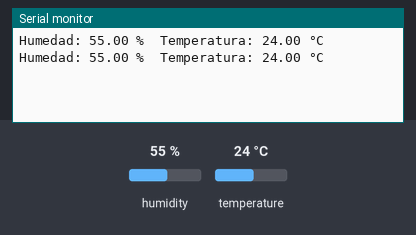
The sketch below on a simulated ESP32. On the bench: the last lines printed to the serial monitor. The test bench sets the inputs (shaded band); at power-on: humidity 55 %, temperature 24 °C.

Above: at 2.8 s.
2.9 s: humidity set to 22 %
At 5.3 s:
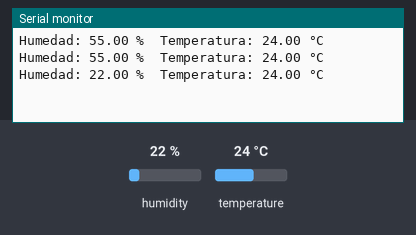
5.6 s: temperature set to 12 °C
At 6.5 s:
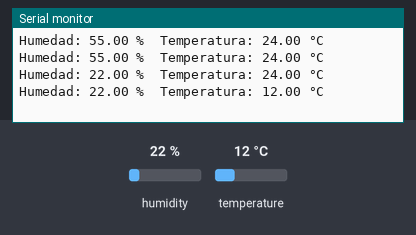
8.3 s: humidity set to 40 %
At 11.3 s:
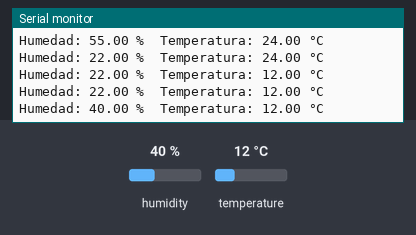
Timing chart, 0 to 12.8 s (numbered marks = the images above; inputs shaded):
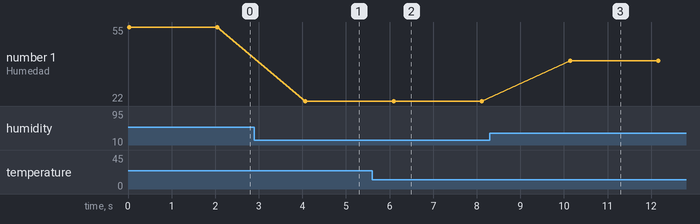

Measured:
- after the input at 2.9 s, the serial monitor: prints a new line after 1.2 s (image 1)
- after the input at 5.6 s, the serial monitor: prints a new line after 0.49 s (image 2)
- after the input at 8.3 s, the serial monitor: prints a new line after 1.8 s (image 3)
- plotted number 1: 55 → 22 after the input at 2.9 s, 22 → 40 after the input at 8.3 s

The sketch:

Temperatura.ino
```cpp
#include <DHT.h>

#define DHTPIN 26  // Pin donde está conectado el DHT11 (cambiar si es necesario)
#define DHTTYPE DHT11  // Tipo de sensor (DHT11, DHT22, AM2302, etc.)

DHT dht(DHTPIN, DHTTYPE);

void setup() {
  Serial.begin(115200);
  dht.begin();
}

void loop() {
  // Leer la humedad relativa y la temperatura en grados Celsius
  float humedad = dht.readHumidity();
  float temperaturaCelsius = dht.readTemperature();

  // Verificar si la lectura fue exitosa
  if (isnan(humedad) || isnan(temperaturaCelsius)) {
    Serial.println("Error al leer el sensor DHT11");
    return;
  }

  // Mostrar los datos en el monitor serial
  Serial.print("Humedad: ");
  Serial.print(humedad);
  Serial.print(" %\t");

  Serial.print("Temperatura: ");
  Serial.print(temperaturaCelsius);
  Serial.println(" °C");

  delay(2000);  // Esperar 2 segundos antes de realizar la próxima lectura
}
```
